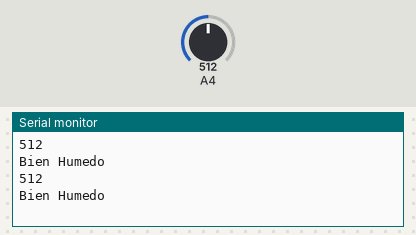
Bench run of a sketch on a simulated Arduino Mega 2560, built with avr-gcc and run on an emulated ATmega2560. Parts: the last lines printed to the serial monitor. The inputs (shaded band) are chosen by the test bench; at power-on: A4 = 512.

Above: at 1.8 s.
1.9 s: A4 set to 716
At 2.6 s:
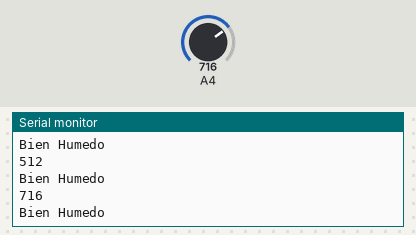
3.4 s: A4 set to 900
At 4.8 s:
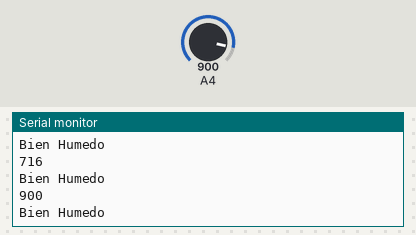
Timing chart, 0 to 6.4 s (numbered marks = the images above; inputs shaded):
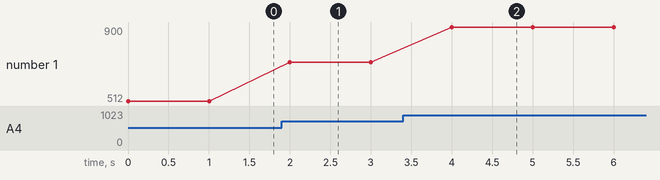

The sketch:

Calibradora_sensor_humedad.ino
```cpp
#define AOUT_PIN 36

void setup() {
  Serial.begin(115200);
  pinMode(36, INPUT);
}
void loop() {
  int value = analogRead(AOUT_PIN); // read the analog value from sensor
if (value<1000); {
  Serial.println(value);
    Serial.println("Bien Humedo");//1300 a 2000 "Humedo"
   }
delay(1000);
}
```

Measured:
- after the input at 1.9 s, the serial monitor: prints a new line after 0.10 s (image 1)
- after the input at 3.4 s, the serial monitor: prints a new line after 0.60 s (image 2)
- plotted number 1: 512 → 716 after the input at 1.9 s, 716 → 900 after the input at 3.4 s
